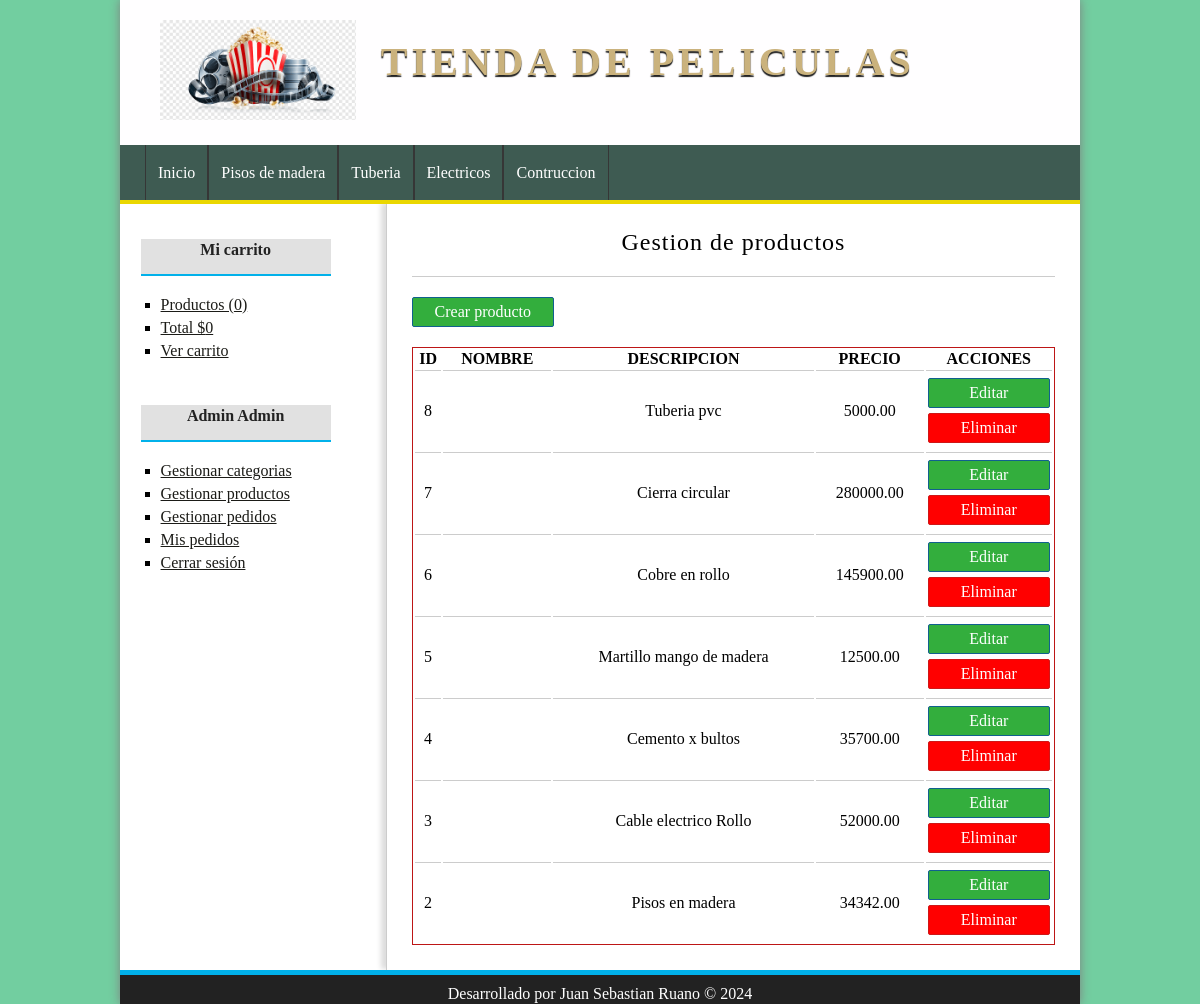
Page /producto/gestion (signed in) on the committed database.
### tables this page shows
CREATE TABLE `t_categorias` (
  `id_categoria` int(11) NOT NULL,
  `nombre_categoria` varchar(100) NOT NULL
);

CREATE TABLE `t_productos` (
  `id_producto` int(11) NOT NULL,
  `nombre_producto` varchar(100) NOT NULL,
  `descripcion` varchar(255) NOT NULL,
  `precio` float(100,2) NOT NULL,
  `stock` int(100) NOT NULL,
  `oferta` varchar(20) NOT NULL,
  `fecha` date NOT NULL,
  `imagen` varchar(255) DEFAULT NULL,
  `id_categoria` int(11) NOT NULL
);

### config/db.php (called while the page is built)
<?php
class Database{
    public static function connect(){
        $db = new mysqli('localhost','root','','TiendaPeliculas');
        $db->query("SET NAMES 'utf8'");
        return $db;
    }
}

### helpers/utils.php (called while the page is built, shortened)
<?php
class Utils{
    public static function showCategorias(){
        require_once 'models/categoria.php';
        $categoria = new Categoria();
        $categorias = $categoria->getAll();
        return $categorias;
    }
}

### models/categoria.php (called while the page is built, shortened)
<?php
    class Categoria{
        private $db;
        public function __construct()
        {
         $this->db = Database::connect();
        }
        public function getAll(){
            $categorias = $this->db->query("SELECT * FROM t_categorias ORDER BY id_categoria DESC;");
            return $categorias;
        }
    }

### controllers/productoController.php (called while the page is built, shortened)
<?php
require_once 'models/producto.php';
class productoController{
    public function gestion(){
        $producto = new Producto();
        $productos = $producto->getAll();
        require_once 'views/producto/gestion.php';
    }
}

### models/producto.php (called while the page is built, shortened)
<?php
class Producto{
    private $db;
    public function __construct()
    {
     $this->db = Database::connect();
    }
    public function getAll(){
        $productos = $this->db->query("SELECT * FROM t_productos ORDER by id_producto DESC");
        return $productos;
    }
}

### views/producto/gestion.php (the view, shortened to what this page needs)
<h1>Gestion de productos</h1>
<a href="<?=base_url?>producto/crear" class="button button-small">
    Crear producto
</a>
<table>
    <tr>
        <th>ID</th>
        <th>NOMBRE</th>
        <th>DESCRIPCION</th>
        <th>PRECIO</th>
        <th>ACCIONES</th>
    </tr>
    <?php while($pro = $productos->fetch_object()): ?>
        <tr>
            <td><?=$pro->id_producto;?></td>
            <td><?=$pro->nombre;?></td>
            <td><?=$pro->descripcion;?></td>
            <td><?=$pro->precio;?></td>
            <td>
                <a href="<?=base_url?>producto/editar&id=<?=$pro->id_producto?>" class="button button-gestion">Editar</a>
                <a href="<?=base_url?>producto/eliminar&id=<?=$pro->id_producto?>" class="button button-gestion button-red">Eliminar</a>
            </td>
       </tr>
    <?php endwhile; ?>
</table>

### views/layout/header.php (shortened to what this page needs)
<!DOCTYPE html>
<html lang="es">
<head>
    <link rel="stylesheet" type="text/css" href="<?=base_url?>assets/css/styles.css" />
    <link rel="stylesheet" href="https://cdnjs.cloudflare.com/ajax/libs/font-awesome/6.0.0-beta3/css/all.min.css">
</head>
<body>
    <div id="container">
        <header id="header">
            <div id="logo">
                <img src="<?=base_url?>assets/img/peliculas.png" alt="Ferreteria logo" />
                <a href="<?=base_url?>">Tienda de Peliculas</a>
            </div>
        </header>
        <?php $categorias = Utils::showCategorias(); ?>
        <nav id="menu">
            <ul>
                <li>
                    <a href="<?=base_url?>">Inicio</a>
                </li>
                <?php while($cat = $categorias->fetch_object()): ?>
                    <li>
                        <a href="<?=base_url?>categoria/ver&id=<?=$cat->id_categoria?>"><?=$cat->nombre_categoria?></a>
                    </li>
                <?php endwhile; ?>
            </ul>
        </nav>
        <div id="content">

### assets/css/styles.css (style rules this page uses)
* { padding: 0px; margin: 0px; font-family: cursive; }
body { background: rgba(22, 175, 99, 0.605); }
a { color: #1b1b17; }
table { text-align: center; width: 100%; border: 1px solid #bd1616; }
td { border-top: 1px solid #ccc; padding: 2px; }
#container { width: 80%; margin: 0px auto; box-shadow: 0px 0px 10px gray; background: white; }
#header { height: 145px; background: #fffeff; }
#logo { padding: 20px; margin-left: 20px; float: left; }
#logo img { float: left; height: 100px; }
#logo a { float: left; font-size: 40px; letter-spacing: 4px; font-family: cursive; text-transform: uppercase; color: #cab27d; font-weight: bold; text-decoration: none; margin-top: 18px; margin-left: 25px; text-shadow: 0px 2px 1px #222222; transition: all 300ms; }
#menu { clear:both; background: #0b2f24c9; color:black; height: 55px; border-bottom: 4px solid #ead701; }
#menu ul { list-style: none; text-decoration: none; margin: 0px auto; margin-left: 25px; }
#menu ul li { line-height: 55px; float: left; border-right: 1px solid #363636; }
#menu a { display: block; color:white; text-decoration: none; padding-left: 12px; padding-right: 12px; transition: all 300ms; }
#menu a:first-child { border-left: 1px solid #363636; }
#content { margin: 0px auto; overflow: hidden; background: white; }
input[type="button"], input[type="submit"], button, .button { display: block; border-radius: 2px; width: auto; padding: 5px; padding-left: 10px; padding-right: 10px; color: white; background: #2979CD; border: 1px solid #11608E; cursor: pointer; }
.button { background: #33AE3D; color: white !important; text-decoration: none; }
.button-small { width: 120px; text-align: center; margin-bottom: 20px; }
.button-gestion { margin-top: 5px; margin-bottom: 5px; }
.button-red { background: red; border: 1px solid #cf1717; }
#central h1 { font-size: 24px; font-weight: normal; letter-spacing: 1px; text-align: center; border-bottom: 1px solid #ccc; margin-bottom: 20px; padding: 20px; padding-top: 0px; }

### rows in the picture
t_categorias: nombre_categoria "Pisos de madera"
t_categorias: nombre_categoria "Tuberia"
t_categorias: nombre_categoria "Electricos"
t_categorias: nombre_categoria "Contruccion"
t_productos: id_producto "8", descripcion "Tuberia pvc", precio "5000.00"
t_productos: id_producto "7", descripcion "Cierra circular", precio "280000.00"
t_productos: id_producto "6", descripcion "Cobre en rollo", precio "145900.00"
t_productos: id_producto "5", descripcion "Martillo mango de madera", precio "12500.00"
t_productos: id_producto "4", descripcion "Cemento x bultos", precio "35700.00"
t_productos: id_producto "3", descripcion "Cable electrico Rollo", precio "52000.00"
t_productos: id_producto "2", descripcion "Pisos en madera", precio "34342.00"

### other values in the picture
$stats['count'] "0"
$stats['total'] "0"
$_SESSION['identity']->nombre "Admin"
$_SESSION['identity']->apellidos "Admin"
